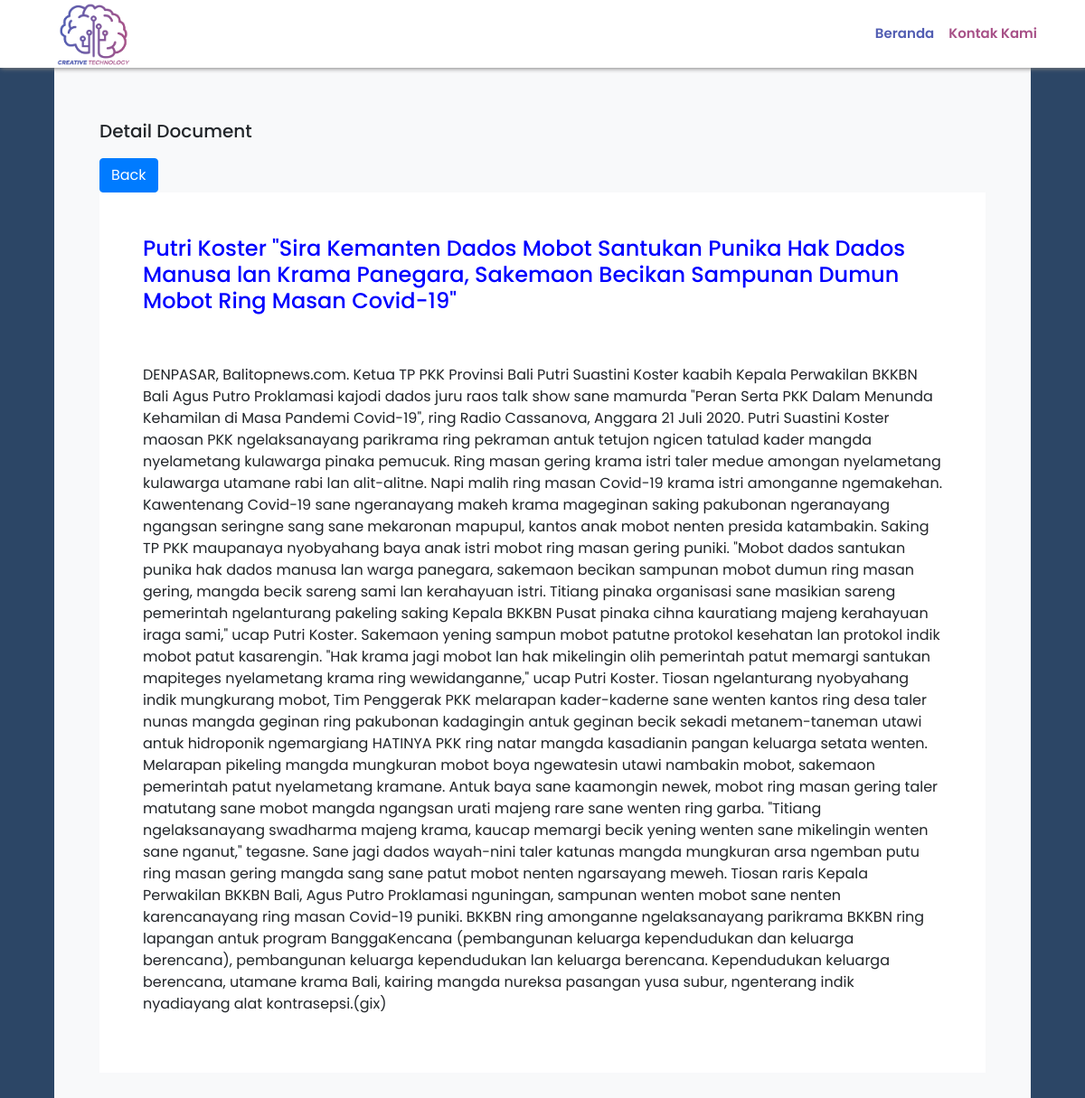
/detailtext.php?id=4, run on the app's committed database.
### tables this page shows
CREATE TABLE `docbali` (
  `id` int(255) UNSIGNED NOT NULL,
  `judul` varchar(255) DEFAULT NULL,
  `isi` text DEFAULT NULL
);

### detailtext.php (the view, shortened to what this page needs)
<?php
require 'functions.php';
$id=$_GET["id"];
$query=mysqli_query($conn,"select * from docbali where id=$id");
while ($data=mysqli_fetch_assoc($query)){
    $judul=$data["judul"];
    $isi=$data["isi"];
}
?>
<!doctype html>
<html lang="en">
  <head>
    <link rel="stylesheet" href="https://stackpath.bootstrapcdn.com/bootstrap/4.5.0/css/bootstrap.min.css">
    <link rel="stylesheet" type="text/css" href="style.css">
  </head>
  <body style="background-color:#2c4666">
    <?php include "navbar.php";?>
    <div class="container bg-light" style="margin-top:35px;width:1080px;padding:50px">
      <div class="warna">
        <br><br>
        <h5>Detail Document</h5>
        <a href="textsearch.php" style="text-decoration:none;"><button type="button" class="btn btn-primary" style="margin-top:10px;">Back</button></a>
        <div class="container bg-white p-5">
            <h4 style="color:blue;"><?php echo $judul; ?> </h4><br><br>
            <p><?php echo $isi; ?></p>
        </div>
        <br>
    </div>
  </body>
</html>

### style.css (style rules this page uses)
body { font-family: 'Poppins', sans-serif; background: #fafafa; }

### data on the page
docbali: judul "Putri Koster \"Sira Kemanten Dados Mobot Santukan Punika Hak Dados Manusa lan Krama Panegara, Sakemaon Becikan Sampunan Dumun Mobot Ring Masan Covid-19\"", isi "DENPASAR, Balitopnews.com. Ketua TP PKK Provinsi Bali Putri Suastini Koster kaabih Kepala Perwakilan BKKBN Bali Agus Putro Proklamasi kajodi dados juru raos talk show sane mamurda \"Peran Serta PKK Dalam Menunda Kehamilan di Masa Pandemi Covid-19\", ring Radio Cassanova, Anggara 21 Juli 2020. Putri Suastini Koster maosan PKK ngelaksanayang parikrama ring pekraman antuk tetujon ngicen tatulad kader mangda nyelametang kulawarga pinaka pemucuk. Ring masan gering krama istri taler medue amongan nyelametang kulawarga utamane rabi lan alit-alitne. Napi malih ring masan Covid-19 krama istri amonganne ngemakehan. Kawentenang Covid-19 sane ngeranayang makeh krama mageginan saking pakubonan ngeranayang…"
